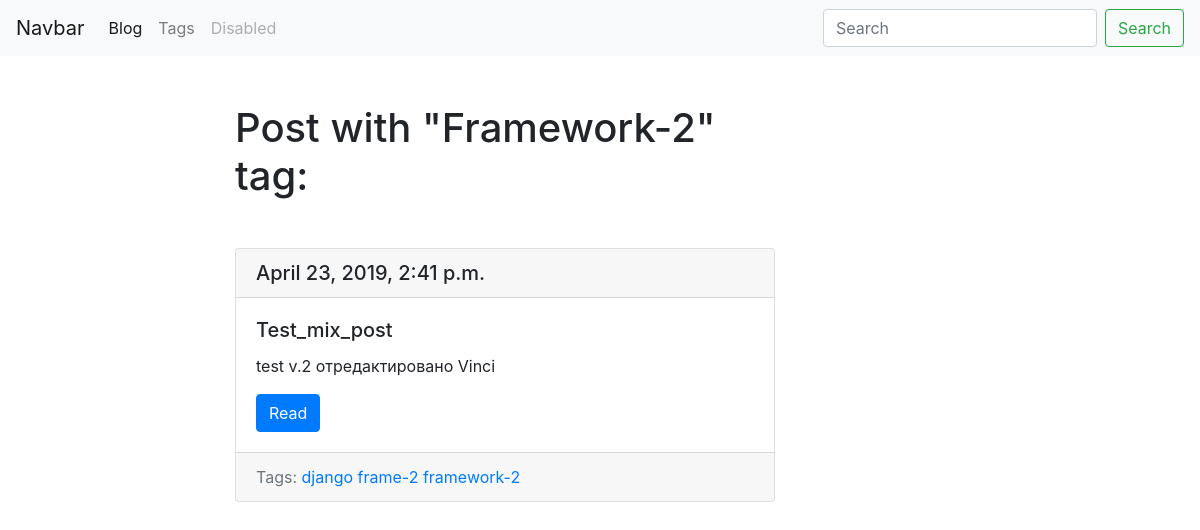
The app's page /blog/tag/framework-2/, older data.
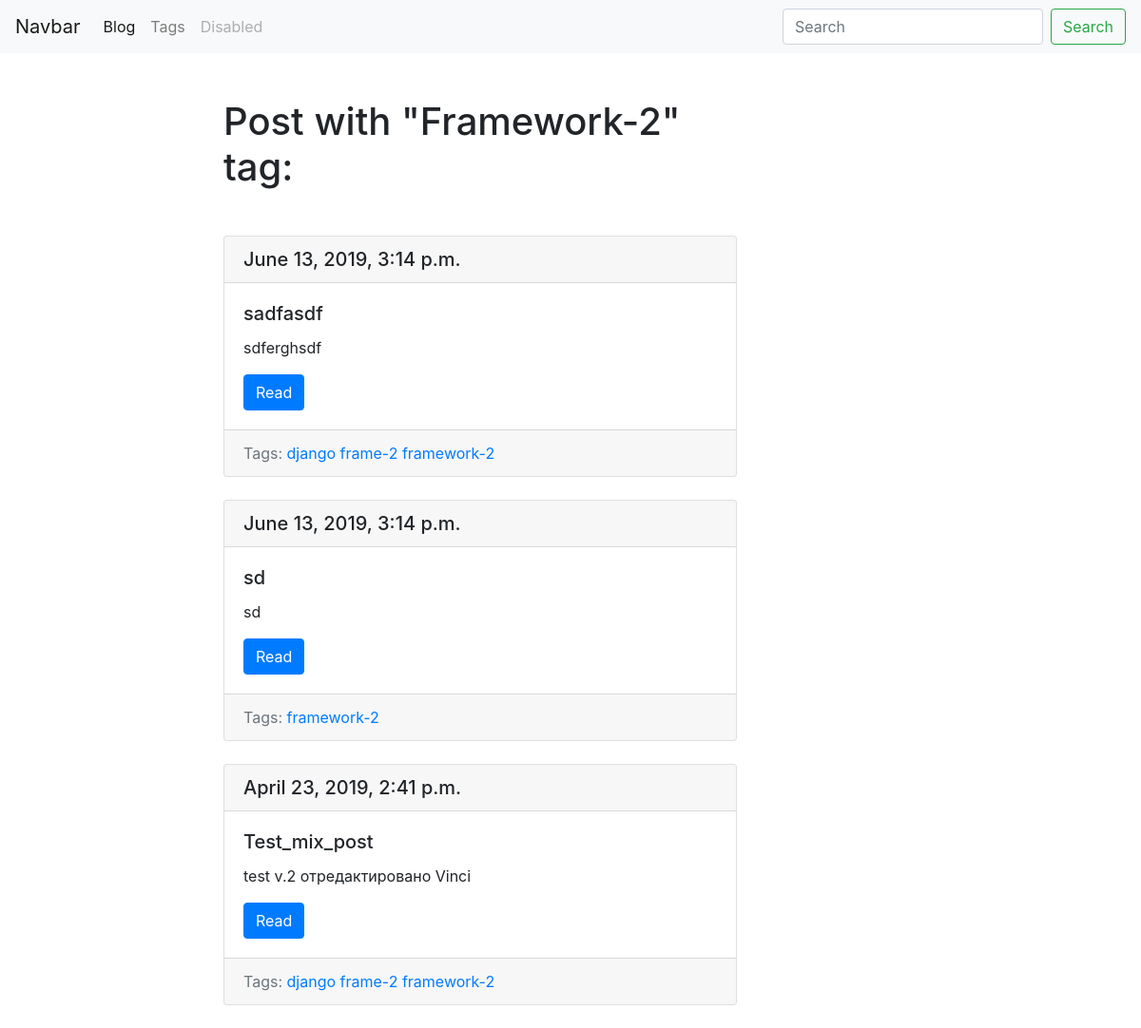
The same page, newer data.
### blog/models.py (models this page shows, shortened)
class Tag(models.Model):
    title = models.CharField(max_length=50)
    slug = models.SlugField(max_length=150, unique = True)
    def get_absolute_url(self):
        return reverse('tag_detail_url', kwargs={'slug':self.slug})
    class Meta:
        ordering = ['title']

class Post(models.Model):
    title = models.CharField(max_length=150, db_index = True)
    slug = models.SlugField(max_length=150, blank = True, unique = True)
    body = models.TextField(blank=True, db_index=True)
    date_pub = models.DateTimeField(auto_now_add=True)
    tags = models.ManyToManyField('Tag', blank=True, related_name='posts')
    def get_absolute_url(self):
        return reverse('post_detail_url', kwargs={'slug':self.slug})
    class Meta:
        ordering = ['-date_pub']

### blog/views.py (the view)
# urls.py: path('tag/<str:slug>/', TagDetail.as_view(), name='tag_detail_url'),
class TagDetail(ObjectDetailMixin, View):
    model = Tag
    template = "blog/tag_detail.html"

### blog/utils.py (called while the page is built)
    def get(self, request, slug):
        obj = get_object_or_404(self.model, slug__iexact=slug)
        return render(request, self.template, context = {self.model.__name__.lower():obj, 'admin_object':obj, 'detail':True})

### blog/templates/blog/tag_detail.html (shortened to what this page needs)
{% extends 'blog/base_blog.html' %}
{% block content %}
  <h1 class='mb-5'>Post with "{{tag.title|title}}" tag:</h1>
  {% for post in tag.posts.all %}
    {% include 'blog/includes/post_card_template.html' %}
  {%endfor%}
{% endblock %}

### blog/templates/blog/base_blog.html (shortened to what this page needs)
{% extends 'base.html' %}

### templates/base.html (shortened to what this page needs)
{% load static %}
<!DOCTYPE html>
<html lang="en">
<head>
  <link rel="stylesheet" href="https://stackpath.bootstrapcdn.com/bootstrap/4.3.1/css/bootstrap.min.css">
  <link rel='stylesheet' href={% static 'css/styles.css'%}>
</head>
<body>
  <nav class="navbar navbar-expand-lg navbar-light bg-light">
  <a class="navbar-brand" href="#">Navbar</a>
  <div class="collapse navbar-collapse" id="navbarSupportedContent">
    <ul class="navbar-nav mr-auto">
      <li class="nav-item active">
        <a class="nav-link" href="{% url 'posts_list_url' %}">Blog <span class="sr-only">(current)</span></a>
      </li>
      <li class="nav-item">
        <a class="nav-link" href="{% url 'tag_list_url' %}">Tags</a>
      </li>
      <li class="nav-item">
        <a class="nav-link disabled" href="#" tabindex="-1" aria-disabled="true">Disabled</a>
      </li>
    </ul>
    <form class="form-inline my-2 my-lg-0" action={% url 'posts_list_url' %}>
      <input class="form-control mr-sm-2" type="search" placeholder="Search" aria-label="Search" name="search">
      <button class="btn btn-outline-success my-2 my-sm-0" type="submit">Search</button>
  </div>
</nav>
<div class = "container  mt-5">
  <div class = "row">
    <div class = "col-6 offset-md-2">
      {% block content %}{% endblock %}
    </div>
  </div>
</div>
</body>
</html>

### blog/templates/blog/includes/post_card_template.html
<div class="card mb-4">
  <h5 class="card-header">{{post.date_pub}}</h5>
  <div class="card-body">
    <h5 class="card-title">{{post.title}}</h5>
    <p class="card-text">{{post.body|truncatewords:15}}</p>
    <a href="{{post.get_absolute_url}}" class="btn btn-primary">Read</a>
  </div>
  <div class="card-footer text-muted">
    <a>Tags:</a>
    {% for tag in post.tags.all %}
    <a href='{{tag.get_absolute_url}}'>{{tag.title}}</a>
    {%endfor%}
  </div>
</div>

Row changes from the older to the newer data that the page shows:
added Post: date_pub "June 13, 2019, 3:14 p.m.", title "sadfasdf", body "sdferghsdf", Tag (title "django"), Tag (title "frame-2"), Tag (title "framework-2")
added Post: date_pub "June 13, 2019, 3:14 p.m.", title "sd", body "sd", Tag (title "framework-2")
